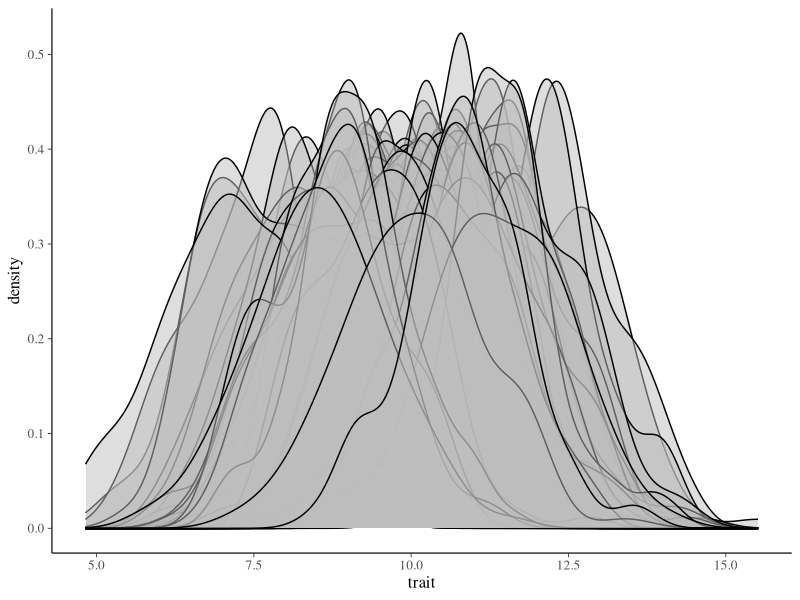
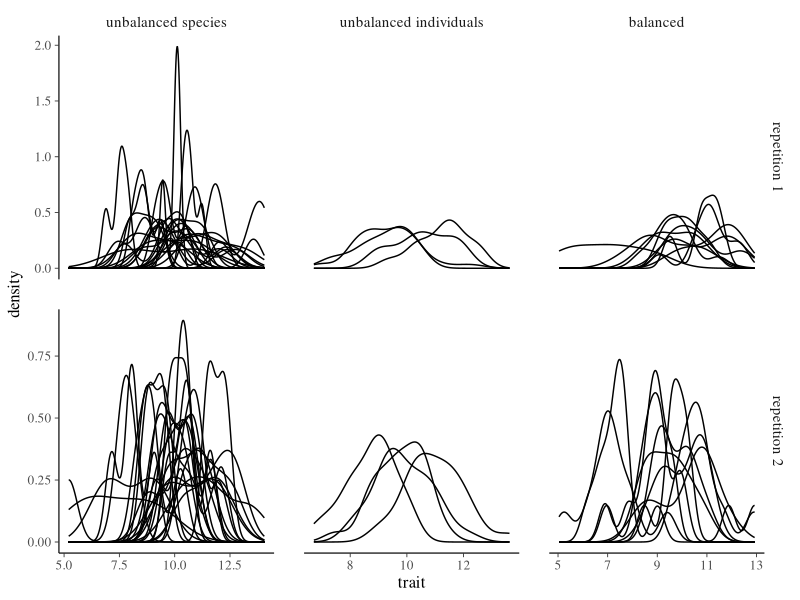

The R script that drew these images, in order:
## ---- chunk 1
rm(list = ls()) ; invisible(gc()) ; set.seed(42)
library(knitr)
library(kableExtra)
if(knitr:::is_html_output()) options(knitr.table.format = "html") 
if(knitr:::is_latex_output()) options(knitr.table.format = "latex") 
library(tidyverse)
theme_set(bayesplot::theme_default())
knitr::opts_chunk$set(
	echo = F,
	fig.height = 6,
	fig.width = 8,
	message = FALSE,
	warning = FALSE,
	cache = TRUE,
	cache.lazy = F
)
varcols <- c(species = "red", tree = "lightgreen", 
             sample = "lightblue", measure = "orange")
## ---- chunk 2
S <- 100
I <- 100
sigma_s <- 1
sigma_i <- 1
ft <- data.frame(species = 1:S, trait = rnorm(S, 10, sigma_s)) %>% 
  rowwise() %>% 
  mutate(trait = list(data.frame(individual = 1:I, trait = rnorm(I, trait, sigma_i)))) %>% 
  unnest(trait) %>% 
  mutate_at(c("species", "individual"), as.factor)
## ---- chunk 3
ggplot(ft, aes(trait, group = species)) +
  geom_density(fill = "grey", alpha = 0.5)
## ---- chunk 4
sampling <- function(data, species, individuals){
  Nsp <- species
  data %>% 
    filter(species %in% sample(1:max(as.numeric(data$species)), Nsp)) %>% 
    group_by(species) %>% 
    sample_n(individuals) %>% 
    ungroup()
}
## ---- chunk 5
R <- 2
lapply(as.list(1:R), function(r)
  list("unbalanced species" = sampling(ft, 25, 4), 
       "unbalanced individuals" = sampling(ft, 4, 25), 
       "balanced"  = sampling(ft, 10, 10)) %>% 
    bind_rows(.id = "sampling") %>% 
    mutate(repetition = paste("repetition", r))) %>% 
  bind_rows() %>% 
  mutate(sampling = factor(sampling, levels = c("full", "unbalanced species",
                                                "unbalanced individuals", "balanced"))) %>% 
  ggplot(aes(trait, group = as.factor(species))) +
  geom_density(alpha = 0.3) +
  facet_grid(repetition ~ sampling, scales = "free")
## ---- chunk 6
cv <- function(traits){
  if(any(is.na(traits)))
    traits=traits[!is.na(traits)]
  N=length(traits)
  y_bar=mean(traits)
  s2_hat=var(traits)
  cv_2=s2_hat/y_bar^2
  cv_1=sqrt(cv_2)
  gamma_1=sum(((traits-y_bar)/s2_hat^0.5)^3)/N
  gamma_2=sum(((traits-y_bar)/s2_hat^0.5)^4)/N
  bias=cv_2^(3/2)/N*(3*cv_2^0.5-2*gamma_1)
  bias2=cv_1^3/N-cv_1/4/N-cv_1^2*gamma_1/2/N-cv_1*gamma_2/8/N
  cv1=sd(traits)/mean(traits)
  cv4=cv_1-bias2
  re=cv4
  return(re)
} 
## ---- chunk 7
varpart <- function(data){
  var <- ape::varcomp(nlme::lme(trait ~ 1, random=~1|species, data), 1)
  return(
    data.frame(level = names(var), variance = as.vector(var)) %>% 
      mutate(level = recode(level, "Within" = "tree"))
  )
}
